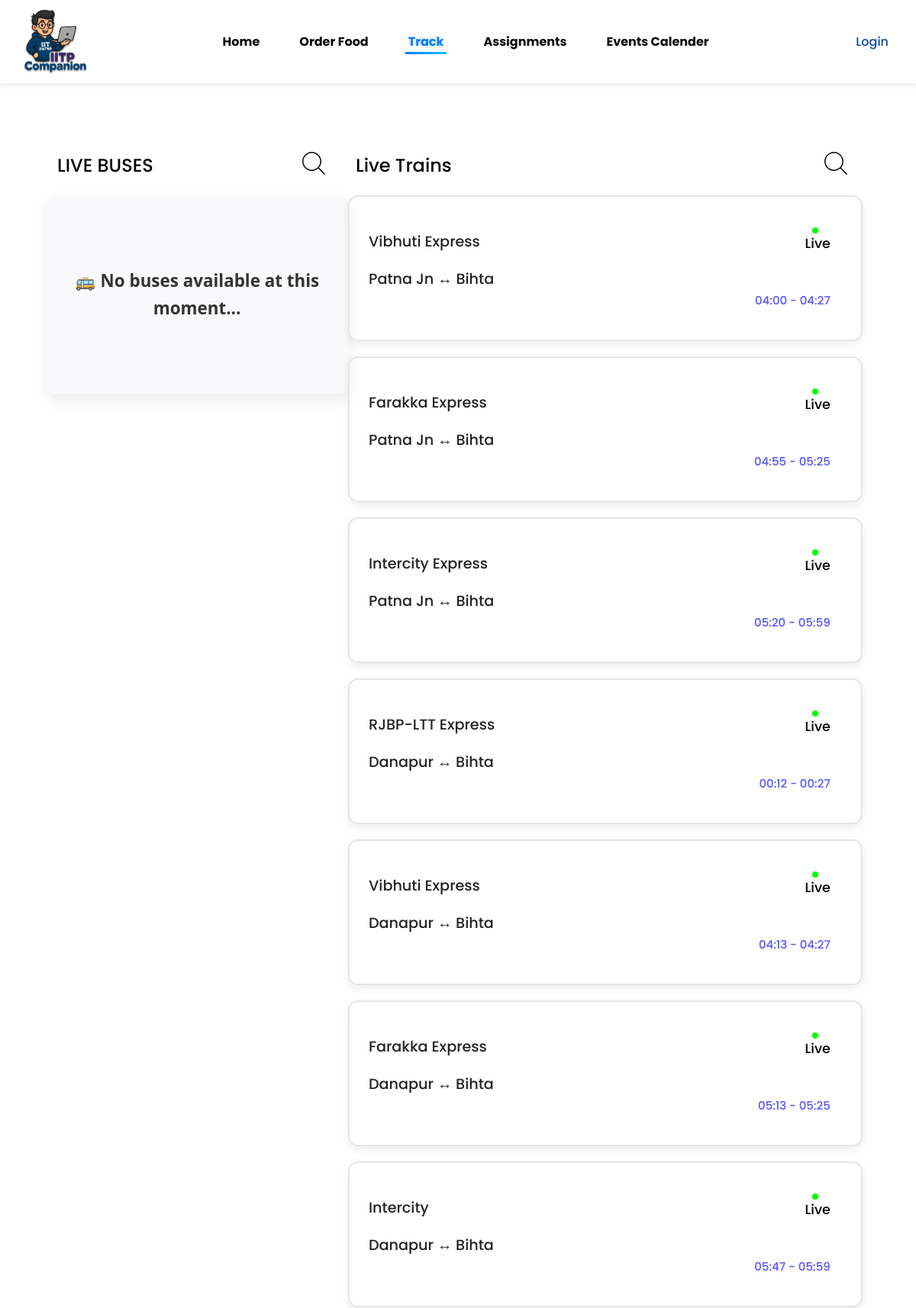
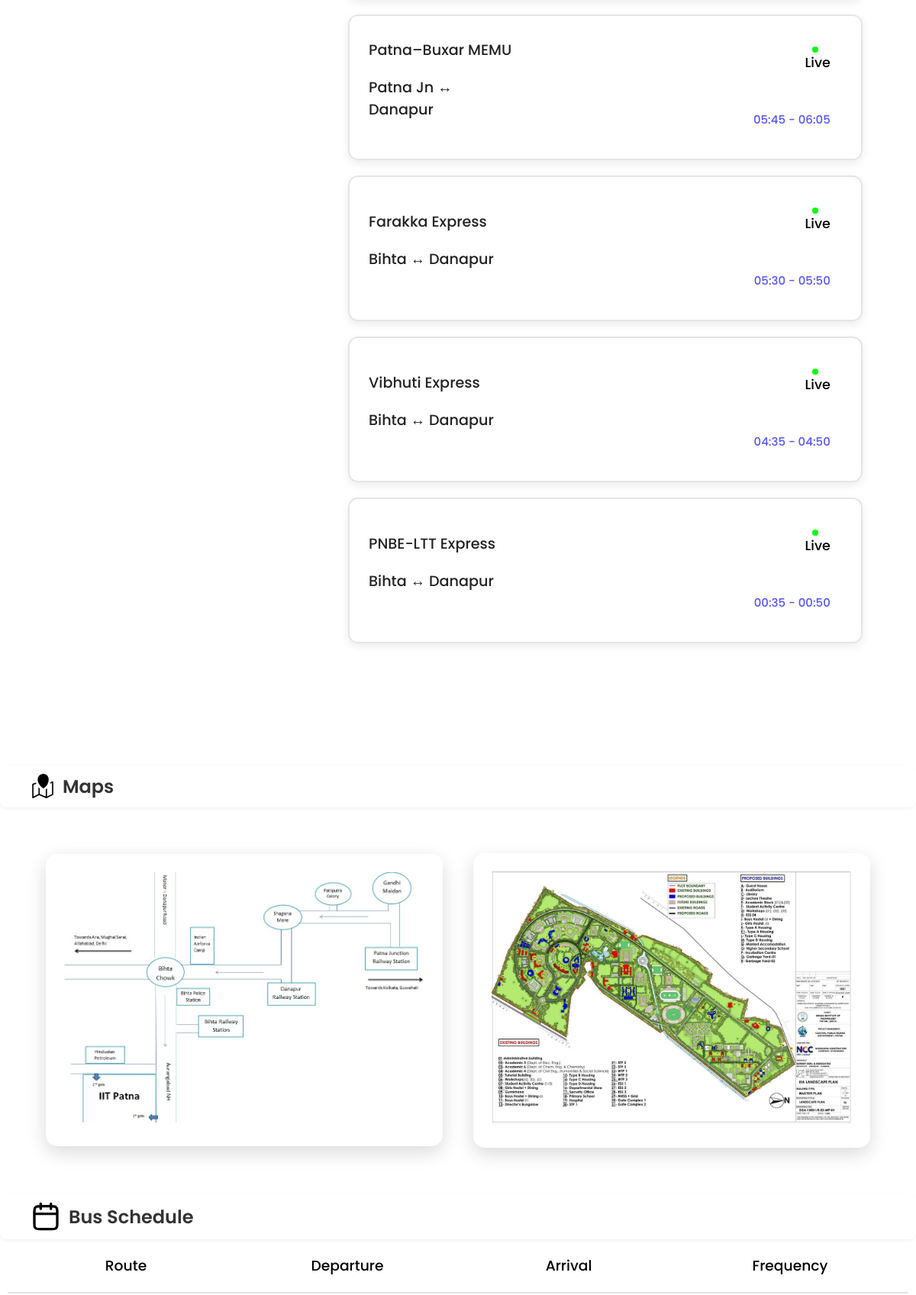
/tracker/ (upper part), run on the app's committed database (2 pictures, top to bottom).
### Transportation/models.py (models this page shows, shortened)
class Train(models.Model):
    name = models.CharField(max_length=100, null=True, blank=True, default=None)
    number = models.CharField(max_length=20, null=True, blank=True, default=None)
    platform = models.CharField(max_length=50, null=True, blank=True, default=None)
    from_location = models.CharField(max_length=100, null=True, blank=True, default=None)
    to_location = models.CharField(max_length=100, null=True, blank=True, default=None)
    status = models.CharField(max_length=50, choices=[
        ('Arriving', 'Arriving'),
        ('Delayed', 'Delayed'),
        ('On Time', 'On Time'),
    ], null=True, blank=True, default=None)
    departure_time = models.CharField(max_length=20, null=True, blank=True, default=None)
    arrival_time = models.CharField(max_length=20, null=True, blank=True, default=None)
    frequency = models.CharField(max_length=50, null=True, blank=True, default=None)
    days_running = models.CharField(max_length=100, null=True, blank=True, default=None)

### IITP_copanion_plus/views.py (the view)
# urls.py: path('tracker/', views.tracker_view, name='tracker'),
def tracker_view(request):
    now = datetime.now()
    bus_start_time = now - timedelta(minutes=30)
    bus_end_time = now + timedelta(hours=3)
    train_start_time = now - timedelta(hours=2)
    train_end_time = now + timedelta(hours=5)
    buses = []
    for bus in Bus.objects.all():
        try:
            dep_time = datetime.strptime(bus.departure_time, "%H:%M")
            bus_time_today = now.replace(hour=dep_time.hour, minute=dep_time.minute, second=0, microsecond=0)
            if bus_start_time <= bus_time_today <= bus_end_time:
                buses.append(bus)
        except Exception as e:
            print(f"❌ Skipping bus '{bus.name}' due to error: {e}")
            continue
    trains = []
    for train in Train.objects.all():
        try:
            dep_time = datetime.strptime(train.departure_time, "%H:%M")
            train_time_today = now.replace(hour=dep_time.hour, minute=dep_time.minute, second=0, microsecond=0)
            if train_start_time <= train_time_today <= train_end_time:
                trains.append(train)
        except Exception as e:
            print(f"❌ Skipping train '{train.name}' due to error: {e}")
            continue
    schedules = BusSchedule.objects.all()
    context = {
        'buses': buses,
        'trains': trains,
        'schedules': schedules,
    }
    return render(request, 'general/tracker.html', context)

### Webusers/context_processors.py (called while the page is built)
def users_context(request):
    user_id = request.session.get('user_id')
    webuser = None
    profile = None
    if user_id:
        try:
            webuser = Users.objects.get(id=user_id)
            profile, created = UserProfile.objects.get_or_create(user=webuser)
        except Users.DoesNotExist:
            pass
    return {
        'webuser': webuser,
        'profile': profile
    }

### notifications/context_processors.py (called while the page is built, shortened)
def notification_context(request):
    user_id = request.session.get('user_id')
    if not user_id:
        return {'notifications': []}

### templates/general/tracker.html (shortened to what this page needs)
{% extends 'base.html' %}
{% load static %}
{% block content %}
<link rel="stylesheet" href="{% static '/css/tracker.css' %}">
<section class="tracker">
    <div class="Main-card">
        <div class="header-card">
            <h1>LIVE BUSES</h1>
            <a href="{% url 'search' %}">
                <img src="{% static '/tracking/search-svgrepo-com.svg' %}" alt="Search icon">
            </a>
        </div>
        <div class="bus-container">
    {% if buses %}
        {% for bus in buses %}
        <div class="card">
            <div class="left">
                <h3 class="bus-name">{{ bus.name }}</h3>
                <div class="location">
                    <h4>{{ bus.from_location }} ↔ {{ bus.to_location }}</h4>
                </div>
                <div class="status">
                    <span class="status-text">{{ bus.status }}</span>
                </div>
            </div>
            <div class="right">
                <div class="live">
                    <div class="dot"></div>
                    <h4>Live</h4>
                </div>
                <div class="time">{{ bus.departure_time }}</div>
            </div>
        </div>
        {% endfor %}
    {% else %}
        <div class="empty-message">
            <h3>🚌 No buses available at this moment...</h3>
        </div>
    {% endif %}
</div>
    </div>
<div class="train">
    <div class="header-card">
        <h2>Live Trains</h2>
        <a href="{% url 'search' %}">
            <img src="{% static '/tracking/search-svgrepo-com.svg' %}" alt="Search icon">
        </a>
    </div>
    {% for train in trains %}
        <div class="card">
            <div class="left">
                <h3>{{ train.name }}</h3>
                <div class="location">
                    <h3>{{ train.from_location }} ↔ {{ train.to_location }}</h3>
                </div>
            </div>
            <div class="right">
                <div class="live">
                    <div class="dot"></div><h3>Live</h3>
                </div>
                <div class="time">{{ train.departure_time }} - {{ train.arrival_time }}</div>
            </div>
        </div>
    {% empty %}
        <div class="empty-message">
            <h3>🚆 No trains available at this moment...</h3>
        </div>
    {% endfor %}
</div>
</section>
<a href="{% url 'maps' %}" class="head-link">
    <div class="head">
        <h2>Maps</h2>
    </div>
</a>
<section class="Map">
    <div class="bus-map">
        <img src="{% static '/images/routemap.jpg' %}" alt="Bus Route Map">
    </div>
    <div class="train-map">
        <img src="{% static '/images/iitp-map.jpg' %}" alt="Train Map">
    </div>
</section>
<section class="schedule">
    <div class="head">
        <h2>Bus Schedule</h2>
    </div>
    <div class="schedule-body">
        <div class="Schedule-index">
            <h3>Route</h3>
            <h3>Departure</h3>
            <h3>Arrival</h3>
            <h3>Frequency</h3>
        </div>
    </div>
</section>
{% endblock %}

### static/css/header.css (style rules this page uses)
body { margin: 0; padding: 0; font-family: "Poppins", sans-serif; background-color: #ffffff; }

### static/css/tracker.css (style rules this page uses)
* { margin: 0; padding: 0; font-family: "Poppins", sans-serif; font-weight: 500; font-style: normal; }
.tracker { padding: 60px; display: flex; justify-content: space-between; margin-bottom: 100px; }
.header-card { display: flex; justify-content: space-between; margin-top: 30px; }
.header-card h1 { padding-left: 15px; }
.header-card h2 { padding-left: 10px; }
.header-card img { width: 30px; padding-right: 30px; cursor: pointer; }
.card { display: flex; justify-content: space-between; align-items: center; border-radius: 13px; box-shadow: 0 4px 12px rgba(0, 0, 0, 0.08); border: 2px solid #e5e5e5; width: 95%; padding: 10px; margin-top: 20px; }
.left { margin: 0px; padding: 15px; display: flex; flex-direction: column; gap: 20px; width: 200px; }
.left h3 { font-size: 1.2rem; color: #222; }
.right { display: flex; gap: 50px; justify-content: space-between; align-items: flex-end; flex-direction: column; padding: 15px; margin: 15px; width: 370px; }
.right .dot { height: 8px; width: 8px; background-color: #00ff00; border-radius: 50%; margin-right: 6px; }
.live { display: flex; flex-direction: column; align-items: center; display: flex; align-items: center; justify-content: flex-end; font-size: 15px; }
.time { color: #5555ff; font-size: 15px; }
.Map { display: flex; justify-content: center; align-items: center; gap: 40px; padding: 60px; }
.bus-map, .train-map { margin: auto; width: 70vw; border-radius: 15px; box-sizing: border-box; box-shadow: 0 8px 24px rgba(0, 0, 0, 0.15); padding: 24px; }
.bus-map img, .train-map img { width: 100%; height: 100%; object-fit: cover; }
.head { padding: 30px; }
.schedule svg { width: 40px; }
.head { display: flex; justify-content: flex-start; align-items: center; }
.schedule-body { display: flex; flex-direction: column; justify-content: space-between; }
.Schedule-index, .schedule-bus { display: grid; grid-template-columns: repeat(4, 1fr); gap: 20px; text-align: center; padding: 50px 30px; }
.Schedule-index { border-bottom: 2px solid #E5E4E2;margin: 0px 10px;padding: 20px; }
.head-link { text-decoration: none; color: inherit; display: inline-block; width: 100%; }
.head { display: flex; align-items: center; gap: 10px; padding: 10px 40px; border-radius: 8px; box-shadow: 0 2px 5px rgba(0,0,0,0.05); }
.map-icon { width: 32px; height: 32px; flex-shrink: 0; }
.head h2 { font-size: 24px; font-weight: 600; margin: 0; color: #333; font-family: 'Poppins', sans-serif; }
.empty-message { display: flex; justify-content: center; align-items: center; min-height: 200px; background: #f9f9fb; border-radius: 12px; box-shadow: 0 8px 20px rgba(0, 0, 0, 0.08); margin: 20px auto; max-width: 600px; padding: 30px; animation: fadeIn 0.8s ease-in-out; }
.empty-message h3 { font-size: 1.4rem; font-weight: 600; color: #333; text-align: center; line-height: 1.6; font-family: 'Segoe UI', Tahoma, Geneva, Verdana, sans-serif; }

### data on the page
Train: name "Vibhuti Express", from_location "Patna Jn", to_location "Bihta", departure_time "04:00", arrival_time "04:27"
Train: name "Farakka Express", from_location "Patna Jn", to_location "Bihta", departure_time "04:55", arrival_time "05:25"
Train: name "Intercity Express", from_location "Patna Jn", to_location "Bihta", departure_time "05:20", arrival_time "05:59"
Train: name "RJBP-LTT Express", from_location "Danapur", to_location "Bihta", departure_time "00:12", arrival_time "00:27"
Train: name "Vibhuti Express", from_location "Danapur", to_location "Bihta", departure_time "04:13", arrival_time "04:27"
Train: name "Farakka Express", from_location "Danapur", to_location "Bihta", departure_time "05:13", arrival_time "05:25"
Train: name "Intercity", from_location "Danapur", to_location "Bihta", departure_time "05:47", arrival_time "05:59"
Train: name "Patna–Buxar MEMU", from_location "Patna Jn", to_location "Danapur", departure_time "05:45", arrival_time "06:05"
Train: name "Farakka Express", from_location "Bihta", to_location "Danapur", departure_time "05:30", arrival_time "05:50"
Train: name "Vibhuti Express", from_location "Bihta", to_location "Danapur", departure_time "04:35", arrival_time "04:50"
Train: name "PNBE-LTT Express", from_location "Bihta", to_location "Danapur", departure_time "00:35", arrival_time "00:50"
